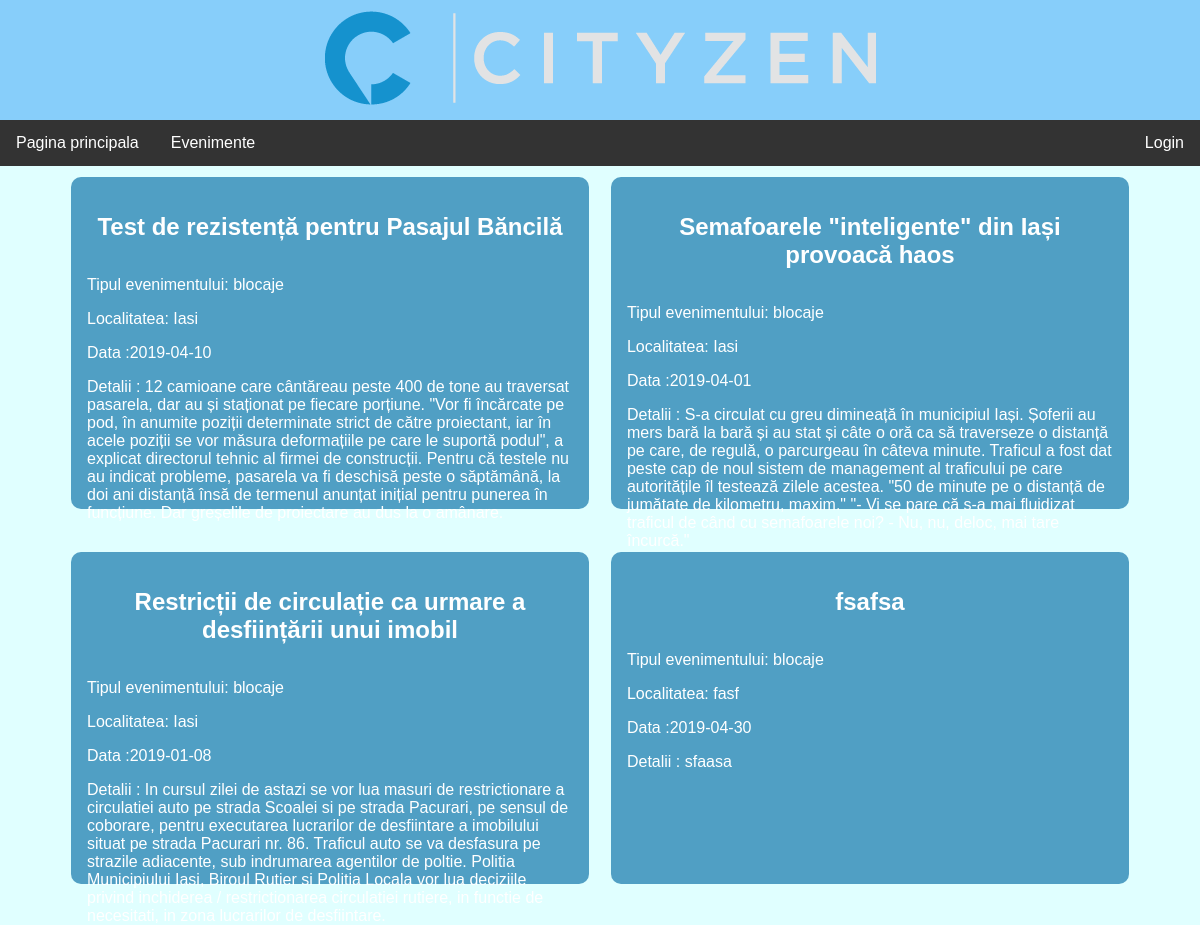
Page /blocaje.php on the committed database.
### tables this page shows
CREATE TABLE `addtable` (
  `id` int(10) unsigned NOT NULL,
  `likes` int(11) unsigned DEFAULT '0',
  `tip` varchar(45) NOT NULL,
  `titlu` mediumtext NOT NULL,
  `localitate` varchar(45) NOT NULL,
  `data_form` date NOT NULL,
  `detalii` longtext NOT NULL,
  `data_adaugare` timestamp NOT NULL DEFAULT CURRENT_TIMESTAMP,
  `user_id` int(10) unsigned NOT NULL,
  KEY `user_id_idx` (`user_id`),
  CONSTRAINT `user_id` FOREIGN KEY (`user_id`) REFERENCES `users` (`user_id`)
);

### blocaje.php (the view, shortened to what this page needs)
<?php include('server.php');?>
<html>
<head>
<link rel="stylesheet" type="text/css" href="filter.css">
<link rel="stylesheet" type="text/css" href="baranav+body.css">
<link rel="stylesheet" type="text/css" href="header1.css">
<link rel="stylesheet" type="text/css" href="indeex1.css">
</head>
<body>
<h1 id="header" onclick="window.location.href='index.php'"></h1>
<div class="navbar">
  <a href="index.php">Pagina principala</a>
  <div class="dropdown">
    <button class="dropbtn" onclick = "#">Evenimente
    </button>
  </div>
  <div class="right">
  	<a href="login.php">Login</a>
  	</div>
</div>
<div id = "Main">
    <?php
	$sqlget = "SELECT * FROM addtable where tip = 'blocaje'";
	$sqldata = mysqli_query($db, $sqlget) or die ('error getting infos');
	while($row = mysqli_fetch_array($sqldata, MYSQLI_ASSOC)){
		echo '<div class="EventBox">';
		echo "<h2>";
		echo $row['titlu'];
		echo "</h2>";
		echo "<p>Tipul evenimentului: ";
		echo $row['tip'];
		echo "</p>";
		echo "<p>Localitatea: ";
		echo $row['localitate'];
		echo "</p>";
		echo "<p>Data :";
		echo $row['data_form'];
		echo "</p>";
		echo "<p>Detalii : ";
		echo $row['detalii'];
		echo "</p>";
		echo "</div>";
	}
?>
</div>
</body>
</html>

### Proiect final/filter.css (style rules this page uses)
body { background: #ededed; font-family: 'Open Sans', sans-serif; }

### baranav+body.css (style rules this page uses)
.navbar { overflow: hidden; background-color: #333; font-family: Arial, Helvetica, sans-serif; }
.navbar a { float: left; font-size: 16px; color: white; text-align: center; padding: 14px 16px; text-decoration: none; }
.dropdown { float: left; overflow: hidden; }
.dropdown .dropbtn { font-size: 16px; border: none; outline: none; color: white; padding: 14px 16px; background-color: inherit; font-family: inherit; margin: 0; }
.right { overflow: hidden; background-color: #333; font-family: Arial, Helvetica, sans-serif; }
.right a { float: right; font-size: 16px; color: white; text-align: center; padding: 14px 16px; text-decoration: none; }
body { background-color:lightcyan; }

### header1.css (style rules this page uses)
#header { background-color: lightskyblue; background-image: url(logo.png); background-repeat: no-repeat; background-position: center; color : white; cursor: pointer; padding: 5%; margin: 0 auto; }

### indeex1.css (style rules this page uses)
#Main { font-family: Arial, Helvetica, sans-serif; width: 90%; margin-left: auto; margin-right: auto; margin-top: 0 auto; min-height: 500px; }
.EventBox { width: 45%; min-width: 45%; max-width: 45%; max-height: 300px; min-height: 300px; background: #509fc4; margin: 0 auto; border-radius: 10px; color: #fff; padding: 0px; float:left; margin-left: 1%; margin-right: 1%; margin-top: 1%; padding: 1.5%; margin-bottom: 32px; }
body { padding: 0px; margin: 0px; }
.EventBox h2 { text-align: center; margin-bottom: 35px; }

### rows in the picture
addtable: titlu "Test de rezistență pentru Pasajul Băncilă", tip "blocaje", localitate "Iasi", data_form "2019-04-10", detalii "12 camioane care cântăreau peste 400 de tone au traversat pasarela, dar au și staționat pe fiecare porțiune. \"Vor fi încărcate pe pod, în anumite poziții determinate strict de către proiectant, iar în acele poziții se vor măsura deformațiile pe care le suportă podul\", a explicat directorul tehnic al firmei de construcții. Pentru că testele nu au indicat probleme, pasarela va fi deschisă peste o săptămână, la doi ani distanță însă de termenul anunțat inițial pentru punerea în funcțiune. Dar greșelile de proiectare au dus la o amânare."
addtable: titlu "Semafoarele \"inteligente\" din Iași provoacă haos", tip "blocaje", localitate "Iasi", data_form "2019-04-01", detalii "S-a circulat cu greu dimineață în municipiul Iași. Șoferii au mers bară la bară și au stat și câte o oră ca să traverseze o distanță pe care, de regulă, o parcurgeau în câteva minute. Traficul a fost dat peste cap de noul sistem de management al traficului pe care autoritățile îl testează zilele acestea. \"50 de minute pe o distanță de jumătate de kilometru, maxim.\" \"- Vi se pare că s-a mai fluidizat traficul de când cu semafoarele noi? - Nu, nu, deloc, mai tare încurcă.\""
addtable: titlu "Restricții de circulație ca urmare a desființării unui imobil", tip "blocaje", localitate "Iasi", data_form "2019-01-08", detalii "In cursul zilei de astazi se vor lua masuri de restrictionare a circulatiei auto pe strada Scoalei si pe strada Pacurari, pe sensul de coborare, pentru executarea lucrarilor de desfiintare a imobilului situat pe strada Pacurari nr. 86. Traficul auto se va desfasura pe strazile adiacente, sub indrumarea agentilor de poltie. Politia Municipiului Iasi, Biroul Rutier si Politia Locala vor lua deciziile privind inchiderea / restrictionarea circulatiei rutiere, in functie de necesitati, in zona lucrarilor de desfiintare."
addtable: titlu "fsafsa", tip "blocaje", localitate "fasf", data_form "2019-04-30", detalii "sfaasa"
